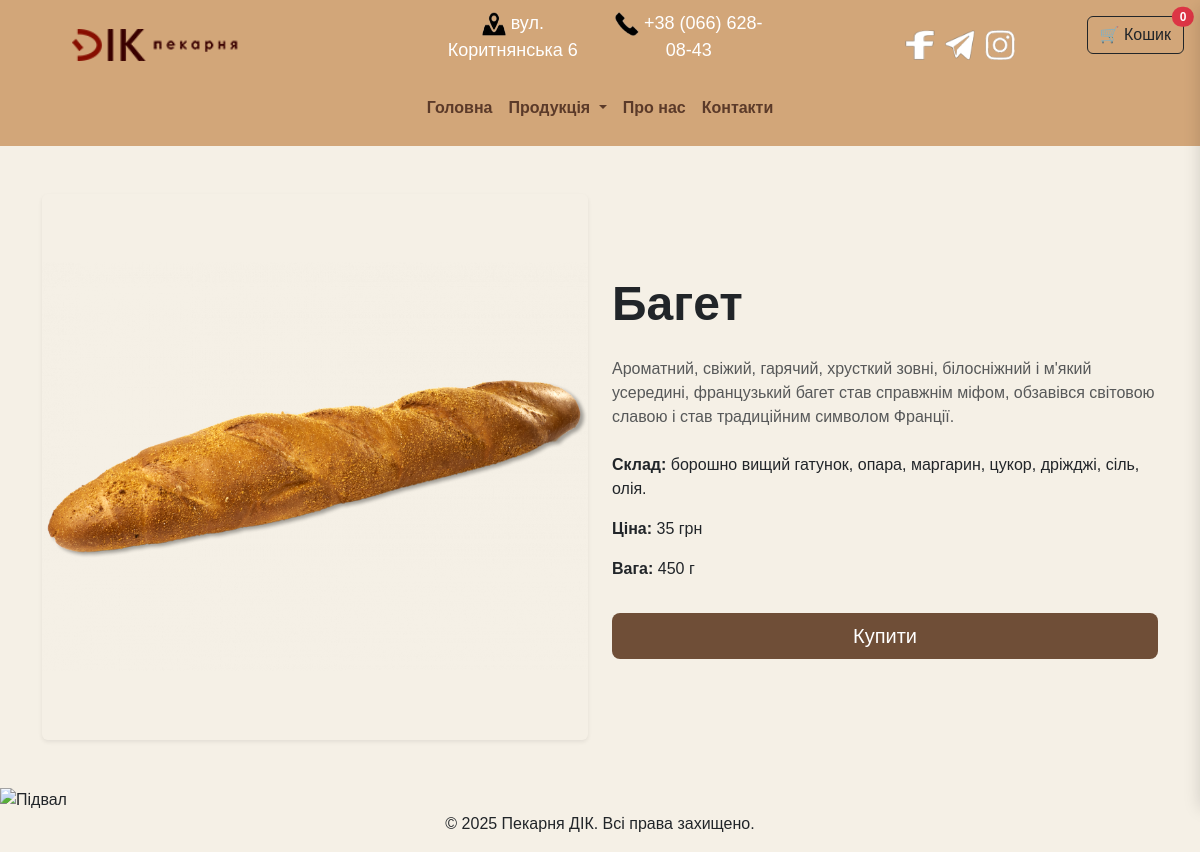
Screenshot of /product/2/ with the database file from the repository.
### myapp/models.py (models this page shows, shortened)
class Product(models.Model):
    CATEGORY_CHOICES = [
        ("bread", "Хліб"),
        ("cake", "Торт"),
        ("cookie", "Печиво"),
        ("drink", "Напій"),
        ("semi-finished product", "Напівфабрикат"),
    ]
    name = models.CharField(max_length=255, verbose_name="Назва продукту")
    category = models.ForeignKey(Category, on_delete=models.CASCADE, verbose_name="Категорія")
    price = models.DecimalField(max_digits=6, decimal_places=0, verbose_name="Ціна")
    stock = models.PositiveIntegerField(default=10, verbose_name="Кількість на складі")
    description = models.TextField(blank=True, verbose_name="Опис")
    ingredients = models.TextField(blank=True, verbose_name="Cклад")
    weight = models.PositiveIntegerField(default=100, verbose_name="Вага")
    created_at = models.DateTimeField(auto_now_add=True, verbose_name="Дата створення")
    updated_at = models.DateTimeField(auto_now=True, verbose_name="Дата оновлення")
    available = models.BooleanField(default=True, verbose_name="В наявності")
    product_type = models.CharField(
        max_length=30, choices=CATEGORY_CHOICES, default="bread", verbose_name="Тип продукту"
    )
    product_image = models.ImageField(upload_to='product_images/', blank=True, null=True, verbose_name="Зображення продукту")
    class Meta:
        verbose_name = "Продукт"
        verbose_name_plural = "Продукти"

### myapp/views.py (the view)
# urls.py: path('product/<int:product_id>/', views.product_detail, name='product_detail'),
def product_detail(request, product_id):
    product = Product.objects.get(id=product_id)
    return render(request, 'myapp/product_detail.html', {
        'product': product,
    })

### myapp/context_processors.py (called while the page is built)
def all_products(request):
    return {
        'all_products': Product.objects.all()
    }

### templates/myapp/product_detail.html
{% extends "myapp/base.html" %}
{% block content %}
<div class="container py-5">
    <div class="row align-items-center">
        <div class="col-md-6 mb-4 mb-md-0">
            <img src="{{ product.product_image.url }}" alt="{{ product.name }}" class="img-fluid rounded shadow-sm">
        </div>
        <div class="col-md-6">
            <h1 class="display-5 fw-bold mb-4">{{ product.name }}</h1>
            <p class="text-muted mb-4">{{ product.description }}</p>
            <p class="mb-3"><strong>Склад:</strong> {{ product.ingredients }}</p>
            <p class="mb-3"><strong>Ціна:</strong> {{ product.price }} грн</p>
            <p class="mb-3"><strong>Вага:</strong> {{ product.weight }} г</p>
            <button class="btn btn-brown w-100 btn-lg mt-3 buy-btn"
                    data-weight="Вага: {{ product.weight }} г">
                Купити
            </button>
        </div>
    </div>
</div>
{% endblock %}

### myapp/static/css/styles.css (style rules this page uses)
* { margin: 0; padding: 0; box-sizing: border-box; }
html, body { width: 100%; max-width: 100vw; overflow-x: hidden; font-family: Arial, sans-serif; background-color: #f5f0e6; scroll-behavior: smooth; }
.btn-brown { background-color: #6f4e37; color: white; border: none; }

### rows the page displays
Product: product_image (picture), name "Багет", description "Ароматний, свіжий, гарячий, хрусткий зовні, білосніжний і м'який усередині, французький багет став справжнім міфом, обзавівся світовою славою і став традиційним символом Франції.", ingredients "борошно вищий гатунок, опара, маргарин, цукор, дріжджі, сіль, олія.", price "35", weight "450"
